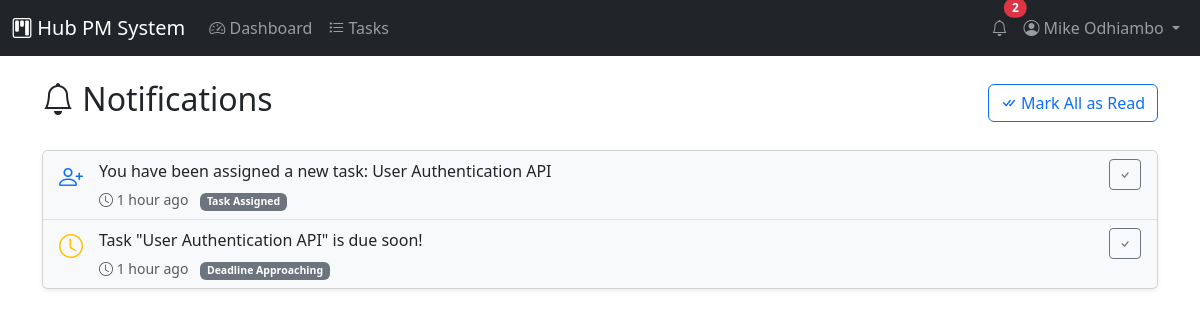
Screenshot of /notifications.php (signed in) with the database file from the repository.
### tables this page shows
CREATE TABLE notifications (
    notification_id INT PRIMARY KEY AUTO_INCREMENT,
    user_id INT NOT NULL,
    message TEXT NOT NULL,
    type ENUM('Task Assigned', 'Deadline Approaching', 'Task Overdue', 'Status Update', 'Milestone Alert', 'Project Update') NOT NULL,
    reference_id INT,
    reference_type VARCHAR(50),
    is_read BOOLEAN DEFAULT FALSE,
    created_at TIMESTAMP DEFAULT CURRENT_TIMESTAMP,
    FOREIGN KEY (user_id) REFERENCES users(user_id) ON DELETE CASCADE
);

### includes/functions.php (called while the page is built, shortened)
<?php
function escape($string) {
    return htmlspecialchars($string ?? '', ENT_QUOTES, 'UTF-8');
}
function timeAgo($datetime) {
    $timestamp = strtotime($datetime);
    $difference = time() - $timestamp;
    if ($difference < 60) {
        return 'Just now';
    } elseif ($difference < 3600) {
        $minutes = floor($difference / 60);
        return $minutes . ' minute' . ($minutes > 1 ? 's' : '') . ' ago';
    } elseif ($difference < 86400) {
        $hours = floor($difference / 3600);
        return $hours . ' hour' . ($hours > 1 ? 's' : '') . ' ago';
    } elseif ($difference < 604800) {
        $days = floor($difference / 86400);
        return $days . ' day' . ($days > 1 ? 's' : '') . ' ago';
    } else {
        return formatDate($datetime);
    }
}
?>

### notifications.php (the view, shortened to what this page needs)
<?php
require_once 'includes/functions.php';
$database = new Database();
$db = $database->getConnection();
$user_id = $_SESSION['user_id'];
$query = "SELECT * FROM notifications WHERE user_id = :user_id ORDER BY created_at DESC";
$stmt = $db->prepare($query);
$stmt->bindParam(':user_id', $user_id);
$stmt->execute();
$notifications = $stmt->fetchAll();
?>
<!DOCTYPE html>
<html lang="en">
<head>
    <link href="https://cdn.jsdelivr.net/npm/bootstrap@5.3.0/dist/css/bootstrap.min.css" rel="stylesheet">
    <link href="https://cdn.jsdelivr.net/npm/bootstrap-icons@1.10.0/font/bootstrap-icons.css" rel="stylesheet">
</head>
<body>
    <?php include 'includes/navbar.php'; ?>
    <div class="container py-4">
        <div class="d-flex justify-content-between align-items-center mb-4">
            <h2><i class="bi bi-bell"></i> Notifications</h2>
            <?php if (!empty($notifications)): ?>
            <a href="?mark_all_read=1" class="btn btn-outline-primary">
                <i class="bi bi-check-all"></i> Mark All as Read
            </a>
            <?php endif; ?>
        </div>
        <div class="card shadow-sm">
            <?php if (empty($notifications)): ?>
            <div class="card-body text-center py-5 text-muted">
                <i class="bi bi-bell-slash fs-1 d-block mb-3"></i>
                <h5>No notifications</h5>
                <p>You're all caught up!</p>
            </div>
            <?php else: ?>
            <div class="list-group list-group-flush">
                <?php foreach ($notifications as $notif): ?>
                <div class="list-group-item <?php echo $notif['is_read'] ? '' : 'bg-light'; ?>">
                    <div class="d-flex justify-content-between align-items-start">
                        <div class="d-flex">
                            <div class="me-3">
                                <?php
                                $icons = [
                                    'Task Assigned' => 'person-plus text-primary',
                                    'Deadline Approaching' => 'clock text-warning',
                                    'Task Overdue' => 'exclamation-triangle text-danger',
                                    'Status Update' => 'arrow-repeat text-info',
                                    'Milestone Alert' => 'flag text-success',
                                    'Project Update' => 'folder text-primary'
                                ];
                                $icon = $icons[$notif['type']] ?? 'bell text-secondary';
                                ?>
                                <i class="bi bi-<?php echo $icon; ?> fs-4"></i>
                            </div>
                            <div>
                                <p class="mb-1"><?php echo escape($notif['message']); ?></p>
                                <small class="text-muted">
                                    <i class="bi bi-clock"></i> <?php echo timeAgo($notif['created_at']); ?>
                                    <span class="badge bg-secondary ms-2"><?php echo escape($notif['type']); ?></span>
                                </small>
                            </div>
                        </div>
                        <?php if (!$notif['is_read']): ?>
                        <a href="?mark_read=<?php echo $notif['notification_id']; ?>" class="btn btn-sm btn-outline-secondary">
                            <i class="bi bi-check"></i>
                        </a>
                        <?php endif; ?>
                    </div>
                </div>
                <?php endforeach; ?>
            </div>
            <?php endif; ?>
        </div>
    </div>
</body>
</html>

### rows the page displays
notifications: message "You have been assigned a new task: User Authentication API", created_at "1 hour ago", type "Task Assigned"
notifications: message "Task \"User Authentication API\" is due soon!", created_at "1 hour ago", type "Deadline Approaching"

### other values shown
APP_NAME "Hub PM System"
$notificationCount "2"
$_SESSION['full_name'] "Mike Odhiambo"
